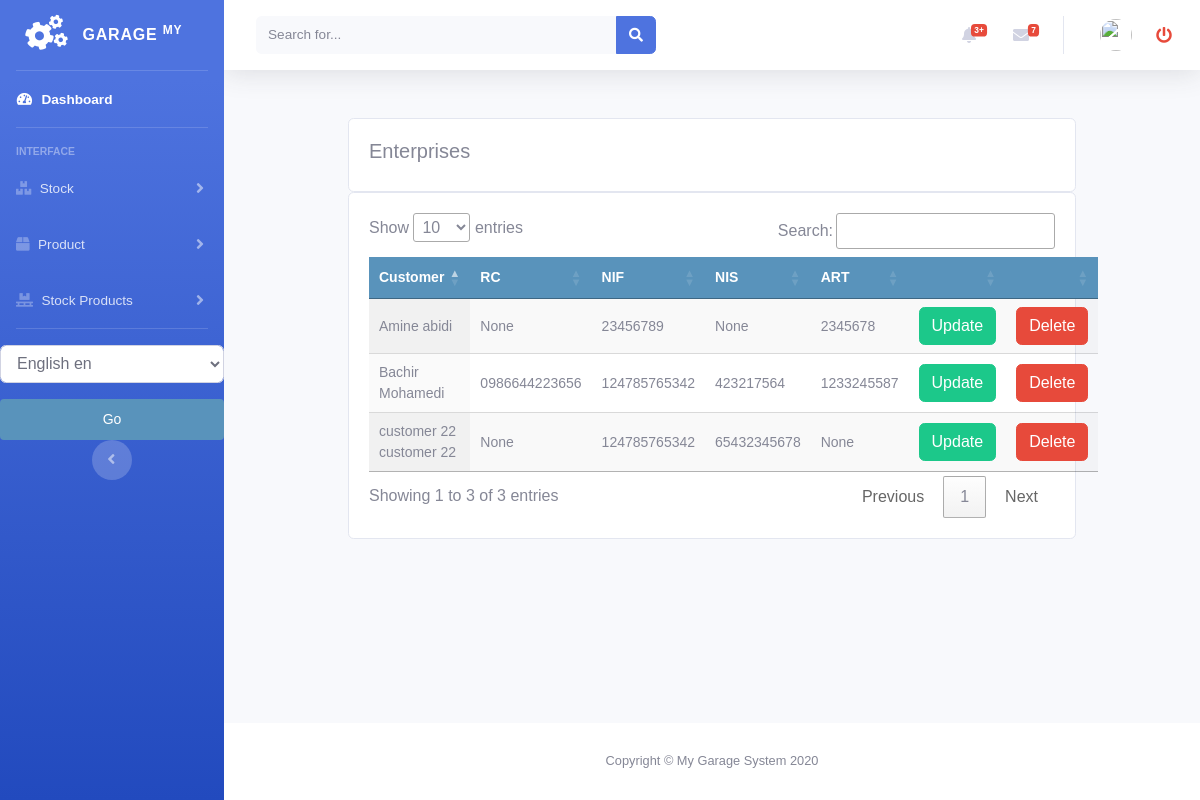
Page /customer/enterprise_list/ on the committed database.
### customer/models.py (models this page shows, shortened)
class Enterprise(models.Model):
    customer = models.ForeignKey(Customer, on_delete=models.CASCADE, related_name='owner')
    rc = models.CharField(max_length=250, null=True, blank=True)
    rc_check = models.BooleanField(default=False)
    nif = models.CharField(max_length=250, null=True, blank=True)
    nif_check = models.BooleanField(default=False)
    nis = models.CharField(max_length=250, null=True, blank=True)
    nis_check = models.BooleanField(default=False)
    art = models.CharField(max_length=250, null=True, blank=True)
    art_check = models.BooleanField(default=False)
    article_imposition = models.CharField(max_length=250, null=True, blank=True)
    ai_check = models.BooleanField(default=False)
    matriculation = models.BooleanField(default=False)
    N_compte = models.CharField(max_length=250, null=True, blank=True)

class Customer(models.Model):
    firstname = models.CharField(max_length=250, null=True)
    lastname = models.CharField(max_length=250, null=True)
    address = models.CharField(max_length=200, null=True)
    phone = models.CharField(max_length=200, null=True)
    date_created = models.DateTimeField(auto_now_add=True, null=True)
    date_updated = models.DateTimeField(auto_now=True)
    date_joined = models.DateField(null=True)
    enterprise = models.BooleanField(default=False)
    debt = models.DecimalField(max_digits=10, decimal_places=2, null=True, default=0)
    def __str__(self):
        return self.firstname + " " + self.lastname

### customer/views.py (the view)
# urls.py: path('enterprise_list/', views.enterprise_list, name='enterprise_list'),
def enterprise_list(request):
    enterprises = Enterprise.objects.all()
    context = {
        'enterprises': enterprises
    }
    return render(request, 'customer/list_enterprise.html', context)

### accounts/templatetags/erpextra.py (called while the page is built)
@register.filter(name='has_group')
def has_group(user, group_name):
    group = Group.objects.get(name=group_name)
    return True if group in user.groups.all() else False

### customer/templates/customer/list_enterprise.html (shortened to what this page needs)
{% extends 'home.html' %}
{% load static %}
{% load i18n %}
{% block content %}
<br>
<div class="container">
    <div class="row">
        <div class="col-md">
            <div class="card card-body">
                <h5>{% trans "Enterprises" %}</h5>
            </div>
            <div class="card card-body">
                <table id="table_id" class="display text-center">
                    <thead>
                    <tr>
                        <th>{% trans "Customer" %}</th>
                        <th>{% trans "RC" %}</th>
                        <th>{% trans "NIF" %}</th>
                        <th>{% trans "NIS" %}</th>
                        <th>{% trans "ART" %}</th>
                        <th></th>
                        <th></th>
                    </tr>
                    </thead>
                    <tbody>
                    {% for enter in enterprises %}
                    <tr>
                        <td>
                            {{enter.customer}}
                        </td>
                        <td>
                            {{enter.rc}}
                        </td>
                        <td>
                            {{enter.nif}}
                        </td>
                        <td>
                            {{enter.nis}}
                        </td>
                        <td>
                            {{enter.art}}
                        </td>
                        <td>
                            <a class="btn btn-success "
                               href="{% url 'customer:update_enterprise' enter.id %}">{% trans "Update" %}</a>
                        </td>
                        <td>
                            <a class="btn btn-danger "
                               href="{% url 'customer:delete_enterprise' enter.id %}">{% trans "Delete" %}</a>
                        </td>
                    </tr>
                    {% endfor %}
                    </tbody>
                </table>
            </div>
        </div>
    </div>
</div>
{% endblock %}
{% block jsscript %}
<link rel="stylesheet" type="text/css" href="https://cdn.datatables.net/1.10.22/css/jquery.dataTables.css">
{% endblock %}

### static/css/main.css (style rules this page uses)
body { margin:0; padding:0; font-family:helvetica, sans-serif; }
h1, h2, h3, h4, h5 , h6 { font-family: 'Ubuntu', sans-serif; font-weight:normal; }
a { text-decoration:none; color:#5993bb; }
table { width:100%; border-spacing:0; border-collapse: collapse; }
table th, table td { text-align:left; font-size:14px; padding:10px; margin:0; }
tbody tr:nth-child(odd) { background:#efefef; }
thead th, tbody tr.total { background:#5993bb; color:#fff; font-weight:bold; }

### rows in the picture
Enterprise: customer "Bachir Mohamedi", rc "0986644223656", nif "124785765342", nis "423217564", art "1233245587"
Enterprise: customer "Amine abidi", rc "None", nif "23456789", nis "None", art "2345678"
Enterprise: customer "customer 22 customer 22", rc "None", nif "124785765342", nis "65432345678", art "None"
